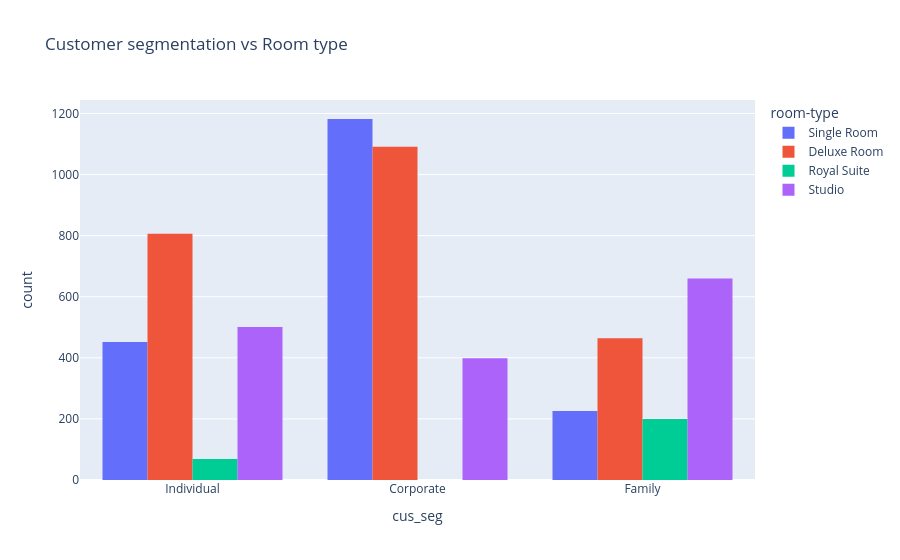

The code cell stored with this chart in its notebook:
### Markdown cell above
## Room type and customer segmentation

### Code cell
fig_room_seg = px.histogram(hotel, x='cus_seg', color='room-type',
                                 barmode='group',
                                title='Customer segmentation vs Room type')
fig_room_seg.show()

### Figure 1 — Plotly figure (JSON) as saved in the notebook; plotly's stock layout.template omitted (floating-point values rounded to 4 significant figures; data arrays with more than 128 entries replaced by an {"elided": "..."} marker saying what was removed)
{"data": [{"alignmentgroup": "True", "bingroup": "x", "hovertemplate": "room-type=Single Room<br>cus_seg=%{x}<br>count=%{y}<extra></extra>", "legendgroup": "Single Room", "marker": {"color": "#636efa", "pattern": {"shape": ""}}, "name": "Single Room", "offsetgroup": "Single Room", "orientation": "v", "showlegend": true, "type": "histogram", "x": {"elided": "1860 str values"}, "xaxis": "x", "yaxis": "y"}, {"alignmentgroup": "True", "bingroup": "x", "hovertemplate": "room-type=Deluxe Room<br>cus_seg=%{x}<br>count=%{y}<extra></extra>", "legendgroup": "Deluxe Room", "marker": {"color": "#EF553B", "pattern": {"shape": ""}}, "name": "Deluxe Room", "offsetgroup": "Deluxe Room", "orientation": "v", "showlegend": true, "type": "histogram", "x": {"elided": "2361 str values"}, "xaxis": "x", "yaxis": "y"}, {"alignmentgroup": "True", "bingroup": "x", "hovertemplate": "room-type=Royal Suite <br>cus_seg=%{x}<br>count=%{y}<extra></extra>", "legendgroup": "Royal Suite ", "marker": {"color": "#00cc96", "pattern": {"shape": ""}}, "name": "Royal Suite ", "offsetgroup": "Royal Suite ", "orientation": "v", "showlegend": true, "type": "histogram", "x": {"elided": "269 str values"}, "xaxis": "x", "yaxis": "y"}, {"alignmentgroup": "True", "bingroup": "x", "hovertemplate": "room-type=Studio<br>cus_seg=%{x}<br>count=%{y}<extra></extra>", "legendgroup": "Studio", "marker": {"color": "#ab63fa", "pattern": {"shape": ""}}, "name": "Studio", "offsetgroup": "Studio", "orientation": "v", "showlegend": true, "type": "histogram", "x": {"elided": "1560 str values"}, "xaxis": "x", "yaxis": "y"}], "layout": {"autosize": true, "barmode": "group", "legend": {"title": {"text": "room-type"}, "tracegroupgap": 0}, "title": {"text": "Customer segmentation vs Room type"}, "xaxis": {"anchor": "y", "autorange": true, "domain": [0, 1], "range": [-0.5, 2.5], "title": {"text": "cus_seg"}, "type": "category"}, "yaxis": {"anchor": "x", "autorange": true, "domain": [0, 1], "range": [0, 1244.0], "title": {"text": "count"}}}}
